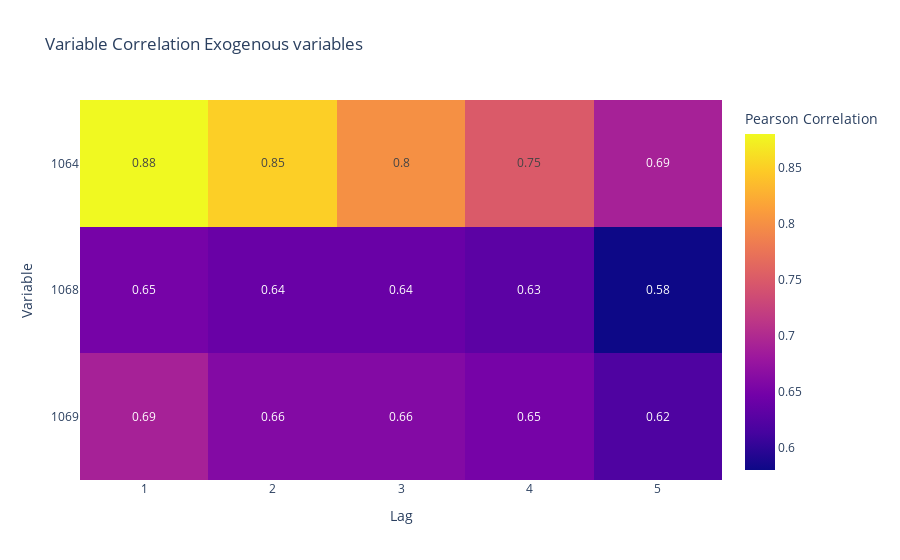

The cell this chart's notebook holds for it:
### Code cell
print(lags)
fig = px.imshow(corr_matrix,
                labels=dict(x="Lag", y="Variable", color="Pearson Correlation"),
                x=[i for i in lags],
                y=x_vars,
                text_auto=True,
                title= "Variable Correlation Exogenous variables"
               )
fig.show()

### Figure 1 — Plotly figure (JSON) as saved in the notebook; plotly's stock layout.template omitted (floating-point values rounded to 4 significant figures)
{"data": [{"coloraxis": "coloraxis", "hovertemplate": "Lag: %{x}<br>Variable: %{y}<br>Pearson Correlation: %{z}<extra></extra>", "name": "0", "texttemplate": "%{z}", "type": "heatmap", "x": [1, 2, 3, 4, 5], "xaxis": "x", "y": ["1064", "1068", "1069"], "yaxis": "y", "z": [[0.88, 0.85, 0.8, 0.75, 0.69], [0.65, 0.64, 0.64, 0.63, 0.58], [0.69, 0.66, 0.66, 0.65, 0.62]]}], "layout": {"coloraxis": {"colorbar": {"title": {"text": "Pearson Correlation"}}, "colorscale": [[0, "#0d0887"], [0.1111, "#46039f"], [0.2222, "#7201a8"], [0.3333, "#9c179e"], [0.4444, "#bd3786"], [0.5556, "#d8576b"], [0.6667, "#ed7953"], [0.7778, "#fb9f3a"], [0.8889, "#fdca26"], [1, "#f0f921"]]}, "title": {"text": "Variable Correlation Exogenous variables"}, "xaxis": {"anchor": "y", "constrain": "domain", "domain": [0, 1], "scaleanchor": "y", "title": {"text": "Lag"}}, "yaxis": {"anchor": "x", "autorange": "reversed", "constrain": "domain", "domain": [0, 1], "title": {"text": "Variable"}}}}
